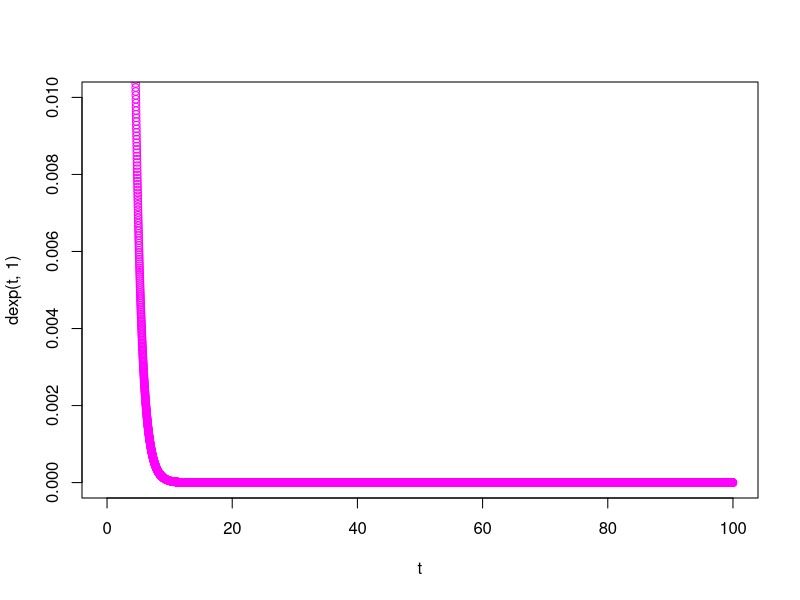

This figure's R source:
# email this to simona.cojocea@live.com

# Exemplul 1
n <- 1:100 # toate valorile de la 1..100
U <- runif(1)
X <- U^(1/n) # X o sa fie un vector pt toate valorile lui n

# Exemplul 2
U <- runif(10)
lambda <- 2
X <- -(1/lambda) * log(U)

# repartitia exponentiala
t <- seq(0,100,0.01)
plot(t, dexp(t,1),col="magenta", ylim=c(0, 0.01))

# Exemplul 3
n <- 2
lambda <- 2
U <- runif(n)
X <- - 1 / lambda * log(U)
Y <- sum(X)